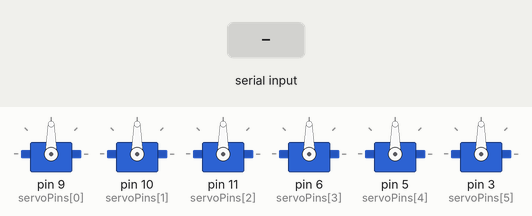
A sketch run on a simulated Arduino Uno, built with avr-gcc and run on an emulated ATmega328P. Shown: 6 × servo. The inputs (shaded band) are chosen by the test bench.

Above: at 1.2 s.
1.3 s: "90,45\n" received over Serial
At 2.1 s:
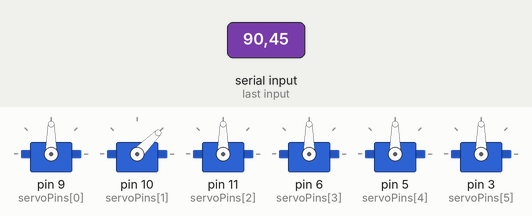
4.3 s: "30,150\n" received over Serial
At 5.0 s:
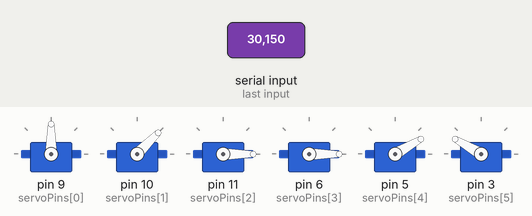
7.3 s: "90\n" received over Serial
At 8.3 s:
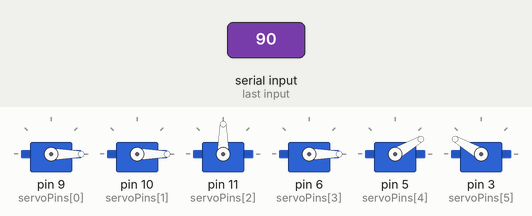
10.3 s: "90,45\n" received over Serial
At 10.7 s:
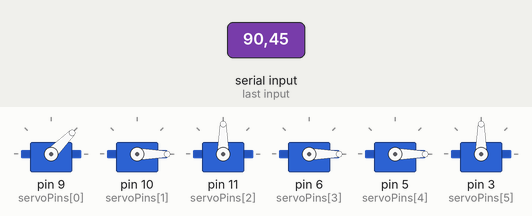
13.3 s: "30,150\n" received over Serial
At 15.0 s:
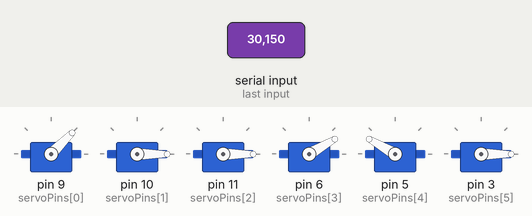
15.8 s: "5\n" received over Serial
At 17.2 s:
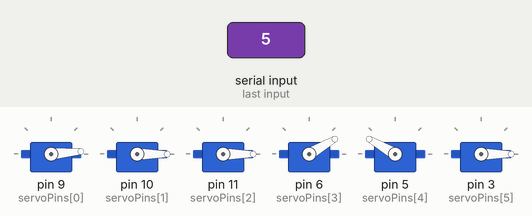
Timing chart, 0 to 21.3 s (numbered marks = the images above; inputs shaded):
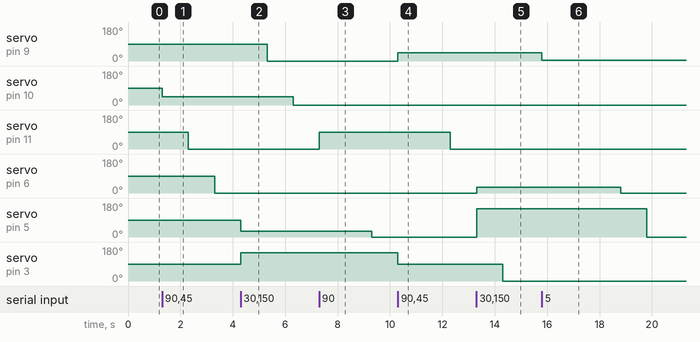

Measured:
- after the input at 1.3 s, servo on pin 10 (servoPins[1]): 90° → 45° at once; servo on pin 11 (servoPins[2]): 90° → 0° after 1.0 s; servo on pin 6 (servoPins[3]): 90° → 0° after 2.0 s
- after the input at 4.3 s, servo on pin 9 (servoPins[0]): 90° → 0° after 1.0 s; servo on pin 10 (servoPins[1]): 45° → 0° after 2.0 s; servo on pin 5 (servoPins[4]): 90° → 30° at once; servo on pin 3 (servoPins[5]): 90° → 150° at once
- after the input at 7.3 s, servo on pin 11 (servoPins[2]): 0° → 90° at once
- after the input at 10.3 s, servo on pin 9 (servoPins[0]): 0° → 45° at once; servo on pin 11 (servoPins[2]): 90° → 0° after 2.0 s; servo on pin 3 (servoPins[5]): 150° → 90° at once
- after the input at 13.3 s, servo on pin 6 (servoPins[3]): 0° → 30° at once; servo on pin 5 (servoPins[4]): 0° → 150° at once; servo on pin 3 (servoPins[5]): 90° → 0° after 1.0 s instead of 2.0 s
- after the input at 15.8 s, servo on pin 9 (servoPins[0]): 45° → 5° at once; servo on pin 6 (servoPins[3]): 30° → 0° after 3.0 s; servo on pin 5 (servoPins[4]): 150° → 0° after 4.0 s

The sketch:

6servo.ino
```cpp
#include <Servo.h>

Servo servo[6];
int servoPins[6] = {9, 10, 11, 6, 5, 3};  // Use any available PWM pins

void setup() {
  for (int i = 0; i < 6; i++) {
    servo[i].attach(servoPins[i]);
  }
  Serial.begin(9600);
}

void loop() {
  if (Serial.available() > 0) {
    int positions[6];

    for (int i = 0; i < 6; i++) {
      positions[i] = Serial.parseInt();

      if (positions[i] >= 0 && positions[i] <= 180) {
        servo[i].write(positions[i]);
      }
    }
  }
}
```
